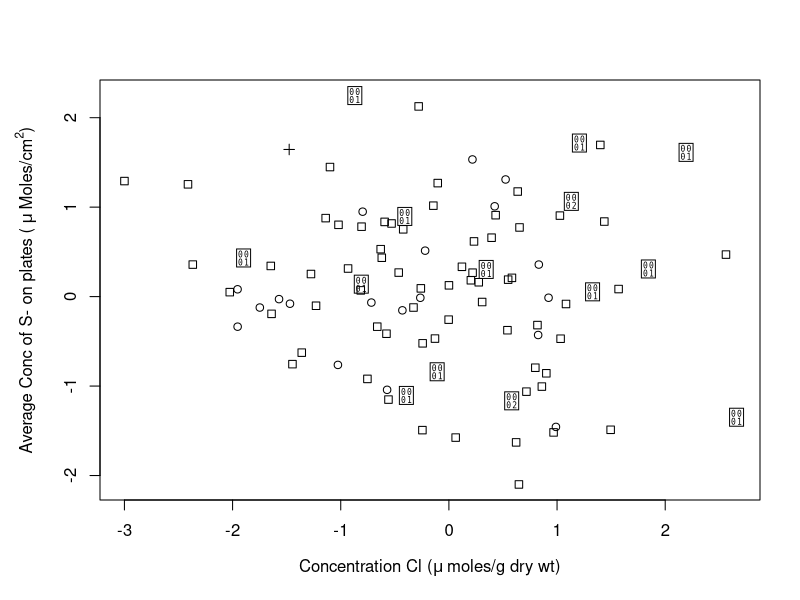
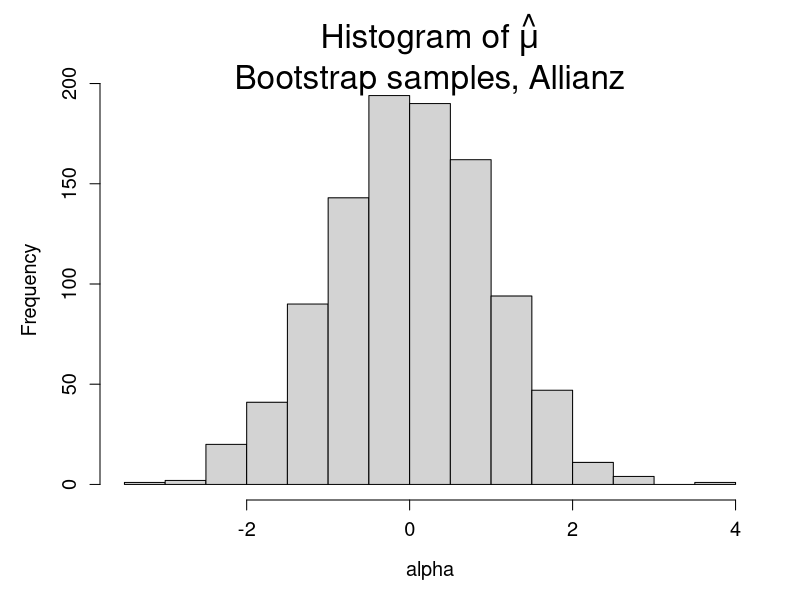

Write the R code that produced these figures, in order.
# reproducible data
plates <- data.frame(WatexCl = rnorm(100), ConcuM = rnorm(100), Depth = rnorm(100))

# alter the default plot margins so the 
# superscript in the y-axis label is completely displayed
par(mar=c(5,5,4,2))

# draw the plot
plot(WatexCl ~ ConcuM, data = plates,
     col = as.numeric(1), 
     pch = as.numeric(Depth), 
     xlab = bquote("Concentration Cl ("*mu~"moles/g dry wt)"), 
     ylab = bquote("Average Conc of S- on plates ("~mu~"Moles/cm"^"2"*")"))



alpha = rnorm(1e3)
hist(alpha,cex.main=2,cex.axis=1.2,cex.lab=1.2,main=NULL )

title <- list( bquote( paste( "Histogram of " , hat(mu) ) ) ,
               bquote( paste( "Bootstrap samples, Allianz" ) ) )


mtext(do.call(expression, title ),side=3, line = c(1,-1) , cex = 2 )
w <- readline()
a=3+2
log(-20)
